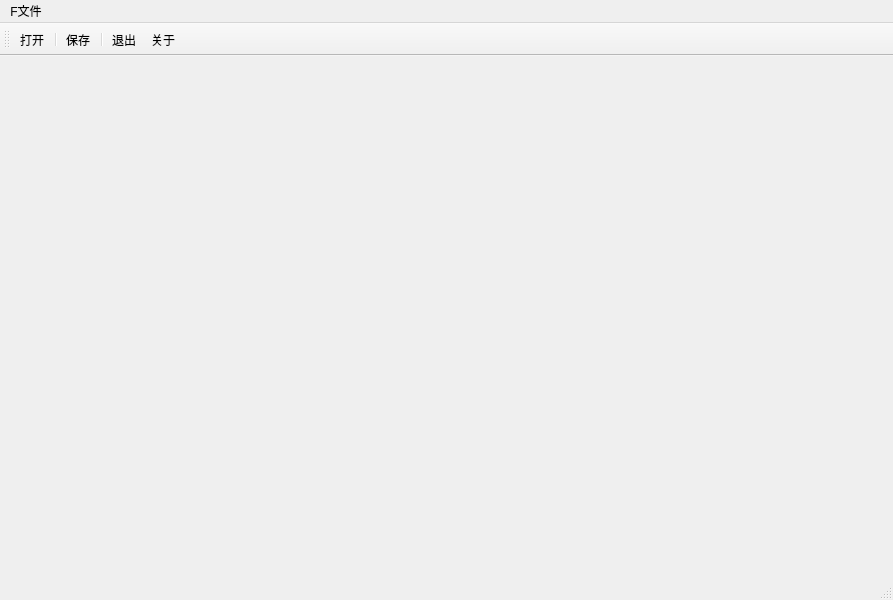
<?xml version="1.0" encoding="UTF-8"?>
<ui version="4.0">
 <class>MainWindow</class>
 <widget class="QMainWindow" name="MainWindow">
  <property name="geometry">
   <rect>
    <x>0</x>
    <y>0</y>
    <width>893</width>
    <height>600</height>
   </rect>
  </property>
  <property name="contextMenuPolicy">
   <enum>Qt::NoContextMenu</enum>
  </property>
  <property name="windowTitle">
   <string extracomment="hello">我的窗口</string>
  </property>
  <property name="windowIcon">
   <iconset resource="ch2.qrc">
    <normaloff>:/apple.jpg</normaloff>:/apple.jpg</iconset>
  </property>
  <widget class="QWidget" name="centralwidget"/>
  <widget class="QMenuBar" name="menubar">
   <property name="geometry">
    <rect>
     <x>0</x>
     <y>0</y>
     <width>893</width>
     <height>26</height>
    </rect>
   </property>
   <widget class="QMenu" name="menu">
    <property name="title">
     <string>F文件</string>
    </property>
    <addaction name="actiondakai"/>
    <addaction name="separator"/>
    <addaction name="actionsave"/>
    <addaction name="separator"/>
    <addaction name="actionexit"/>
    <addaction name="separator"/>
    <addaction name="actionType_here"/>
    <addaction name="separator"/>
   </widget>
   <addaction name="menu"/>
  </widget>
  <widget class="QStatusBar" name="statusbar"/>
  <widget class="QToolBar" name="editToolBar">
   <property name="toolButtonStyle">
    <enum>Qt::ToolButtonTextUnderIcon</enum>
   </property>
   <property name="windowsTitle" stdset="0">
    <string>编辑</string>
   </property>
   <attribute name="toolBarArea">
    <enum>TopToolBarArea</enum>
   </attribute>
   <attribute name="toolBarBreak">
    <bool>false</bool>
   </attribute>
   <addaction name="actiondakai"/>
   <addaction name="separator"/>
   <addaction name="actionsave"/>
   <addaction name="separator"/>
   <addaction name="actionexit"/>
   <addaction name="actionType_here"/>
  </widget>
  <action name="actionsave">
   <property name="icon">
    <iconset resource="ch2.qrc">
     <normaloff>:/save.jpg</normaloff>:/save.jpg</iconset>
   </property>
   <property name="text">
    <string>保存</string>
   </property>
  </action>
  <action name="actionexit">
   <property name="icon">
    <iconset resource="ch2.qrc">
     <normaloff>:/exit.jpg</normaloff>:/exit.jpg</iconset>
   </property>
   <property name="text">
    <string>退出</string>
   </property>
  </action>
  <action name="actionType_here">
   <property name="icon">
    <iconset resource="ch2.qrc">
     <normaloff>:/apple.jpg</normaloff>:/apple.jpg</iconset>
   </property>
   <property name="text">
    <string>关于</string>
   </property>
  </action>
  <action name="actiondakai">
   <property name="icon">
    <iconset resource="ch2.qrc">
     <normaloff>:/open.jpg</normaloff>:/open.jpg</iconset>
   </property>
   <property name="text">
    <string>打开</string>
   </property>
  </action>
 </widget>
 <resources>
  <include location="ch2.qrc"/>
 </resources>
 <connections/>
</ui>
